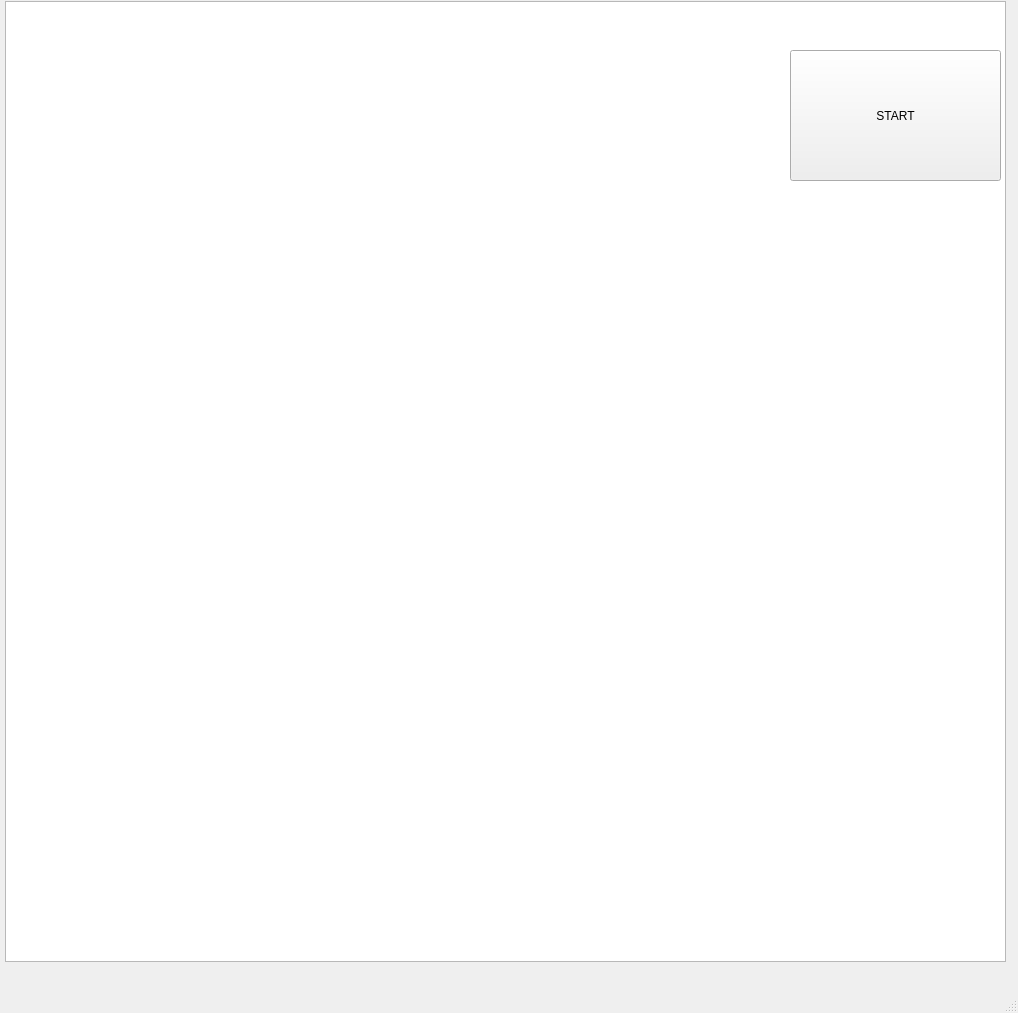
<?xml version="1.0" encoding="UTF-8"?>
<ui version="4.0">
 <class>MainWindow</class>
 <widget class="QMainWindow" name="MainWindow">
  <property name="geometry">
   <rect>
    <x>0</x>
    <y>0</y>
    <width>1018</width>
    <height>1013</height>
   </rect>
  </property>
  <property name="windowTitle">
   <string>MainWindow</string>
  </property>
  <widget class="QWidget" name="centralwidget">
   <widget class="QGraphicsView" name="graphicsView">
    <property name="geometry">
     <rect>
      <x>5</x>
      <y>1</y>
      <width>1001</width>
      <height>961</height>
     </rect>
    </property>
   </widget>
   <widget class="QPushButton" name="pushButton">
    <property name="geometry">
     <rect>
      <x>790</x>
      <y>50</y>
      <width>211</width>
      <height>131</height>
     </rect>
    </property>
    <property name="cursor">
     <cursorShape>ArrowCursor</cursorShape>
    </property>
    <property name="visible">
     <bool>true</bool>
    </property>
    <property name="text">
     <string>START</string>
    </property>
   </widget>
  </widget>
  <widget class="QMenuBar" name="menubar">
   <property name="geometry">
    <rect>
     <x>0</x>
     <y>0</y>
     <width>1018</width>
     <height>24</height>
    </rect>
   </property>
  </widget>
  <widget class="QStatusBar" name="statusbar"/>
 </widget>
 <resources/>
 <connections/>
</ui>
